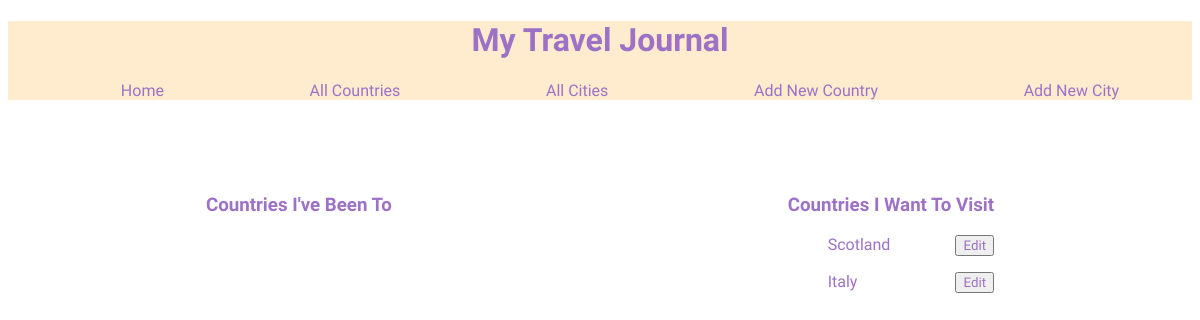
Page /countries on the earlier database version.
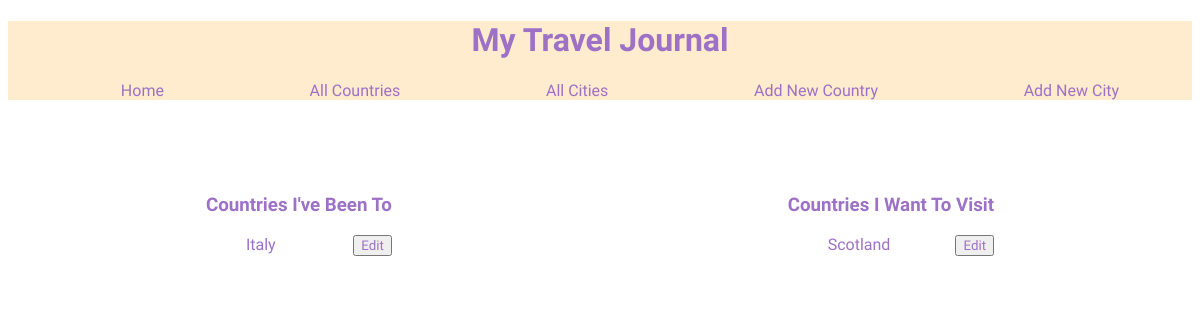
Same page on the later database version.
### tables this page shows
CREATE TABLE countries (
    id INTEGER PRIMARY KEY AUTOINCREMENT,
    name VARCHAR,
    visited BOOLEAN DEFAULT FALSE
);

### controllers/countries_controller.py (the view)
@countries_blueprint.route("/countries")
def countries():
    countries = country_repository.select_all()
    return render_template("countries/index.html", all_countries = countries)

### db/run_sql.py (called while the page is built)
def get_db():
    path = os.path.dirname(os.path.abspath(__file__))
    db = os.path.join(path, "travel_manager.db")
    conn = sqlite3.connect(db)
    conn.execute("PRAGMA foreign_keys = 1")
    conn.row_factory = sqlite3.Row
    return conn

def run_sql(sql, values=[]):
    db = get_db()
    cursor =db.cursor()
    cursor.execute(sql, values)
    results = cursor.fetchall()
    db.commit()
    db.close()
    return results

### repositories/country_repository.py (called while the page is built)
def select_all():
    countries = []
    sql = "SELECT * FROM countries"
    results = run_sql(sql)
    for row in results:
        visited = True if row['visited'] == 1 else False
        country = Country(row['name'], visited, row['id'])
        countries.append(country)
    return countries

### templates/countries/index.html
{% extends "base.html" %}
{% block content %}
    <div class = "flexme">
        <div>
            <h3 class = "headings">Countries I've Been To</h3>
                <div>
                    {% for country in all_countries %}
                    {% if country.visited == True %}
                    <ul class = "lists">
                        <li><a href="/countries/{{ country.id }}"> {{country.name}}</a></li>
                        <li>
                            <button><a href="/countries/{{country.id}}/edit">Edit</a></button>
                        </li>
                    </ul>
                    {% endif %}
                    {% endfor%}
                </div>
        </div>
        <div>
            <h3 class = "headings">Countries I Want To Visit</h3>
            {% for country in all_countries %}
            {% if country.visited == False %}
            <div>
                <ul class = "lists">
                    <li><a href="/countries/{{ country.id }}"> {{country.name}}</a></li>
                    <li>
                        <button><a href="/countries/{{country.id}}/edit">Edit</a></button>
                    </li>
                </ul>
            </div>
            {% endif %}
            {% endfor %}
        </div>
    </div>
    {% endblock %}

Differences in the rows shown:
changed countries "Italy": moves from the list under "Countries I Want To Visit" to the list under "Countries I've Been To"
